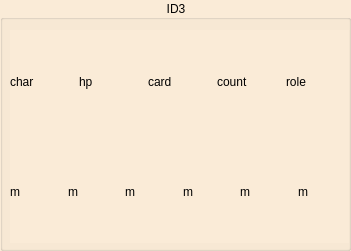
   <widget class="QGroupBox" name="gb3">
    <property name="geometry">
     <rect>
      <x>360</x>
      <y>0</y>
      <width>351</width>
      <height>251</height>
     </rect>
    </property>
    <property name="styleSheet">
     <string notr="true">background-color: #FAEBD7;</string>
    </property>
    <property name="title">
     <string>ID3</string>
    </property>
    <property name="alignment">
     <set>Qt::AlignCenter</set>
    </property>
    <widget class="QWidget" name="layoutWidget_3">
     <property name="geometry">
      <rect>
       <x>10</x>
       <y>30</y>
       <width>339</width>
       <height>213</height>
      </rect>
     </property>
     <layout class="QVBoxLayout" name="verticalLayout_2">
      <item>
       <layout class="QHBoxLayout" name="horizontalLayout_3">
        <item>
         <widget class="QLabel" name="char_3">
          <property name="sizePolicy">
           <sizepolicy hsizetype="Minimum" vsizetype="Minimum">
            <horstretch>0</horstretch>
            <verstretch>0</verstretch>
           </sizepolicy>
          </property>
          <property name="minimumSize">
           <size>
            <width>50</width>
            <height>100</height>
           </size>
          </property>
          <property name="text">
           <string>char</string>
          </property>
          <property name="scaledContents">
           <bool>true</bool>
          </property>
         </widget>
        </item>
        <item>
         <widget class="QLabel" name="hp_3">
          <property name="sizePolicy">
           <sizepolicy hsizetype="Minimum" vsizetype="Minimum">
            <horstretch>0</horstretch>
            <verstretch>0</verstretch>
           </sizepolicy>
          </property>
          <property name="minimumSize">
           <size>
            <width>50</width>
            <height>100</height>
           </size>
          </property>
          <property name="text">
           <string>hp</string>
          </property>
          <property name="scaledContents">
           <bool>true</bool>
          </property>
          <property name="alignment">
           <set>Qt::AlignLeading|Qt::AlignLeft|Qt::AlignVCenter</set>
          </property>
         </widget>
        </item>
        <item>
         <widget class="QLabel" name="card_3">
          <property name="sizePolicy">
           <sizepolicy hsizetype="Minimum" vsizetype="Minimum">
            <horstretch>0</horstretch>
            <verstretch>0</verstretch>
           </sizepolicy>
          </property>
          <property name="minimumSize">
           <size>
            <width>50</width>
            <height>100</height>
           </size>
          </property>
          <property name="styleSheet">
           <string notr="true"/>
          </property>
          <property name="text">
           <string>card</string>
          </property>
          <property name="scaledContents">
           <bool>true</bool>
          </property>
         </widget>
        </item>
        <item>
         <widget class="QLabel" name="count_3">
          <property name="sizePolicy">
           <sizepolicy hsizetype="Minimum" vsizetype="Minimum">
            <horstretch>0</horstretch>
            <verstretch>0</verstretch>
           </sizepolicy>
          </property>
          <property name="minimumSize">
           <size>
            <width>50</width>
            <height>100</height>
           </size>
          </property>
          <property name="text">
           <string>count</string>
          </property>
          <property name="scaledContents">
           <bool>true</bool>
          </property>
         </widget>
        </item>
        <item>
         <widget class="QLabel" name="role_3">
          <property name="sizePolicy">
           <sizepolicy hsizetype="Minimum" vsizetype="Minimum">
            <horstretch>0</horstretch>
            <verstretch>0</verstretch>
           </sizepolicy>
          </property>
          <property name="minimumSize">
           <size>
            <width>50</width>
            <height>100</height>
           </size>
          </property>
          <property name="text">
           <string>role</string>
          </property>
          <property name="scaledContents">
           <bool>true</bool>
          </property>
         </widget>
        </item>
       </layout>
      </item>
      <item>
       <layout class="QHBoxLayout" name="horizontalLayout_4">
        <item>
         <widget class="QLabel" name="m3_1">
          <property name="sizePolicy">
           <sizepolicy hsizetype="Minimum" vsizetype="Minimum">
            <horstretch>0</horstretch>
            <verstretch>0</verstretch>
           </sizepolicy>
          </property>
          <property name="minimumSize">
           <size>
            <width>50</width>
            <height>100</height>
           </size>
          </property>
          <property name="text">
           <string>m</string>
          </property>
          <property name="scaledContents">
           <bool>true</bool>
          </property>
         </widget>
        </item>
        <item>
         <widget class="QLabel" name="m3_2">
          <property name="sizePolicy">
           <sizepolicy hsizetype="Minimum" vsizetype="Minimum">
            <horstretch>0</horstretch>
            <verstretch>0</verstretch>
           </sizepolicy>
          </property>
          <property name="minimumSize">
           <size>
            <width>50</width>
            <height>100</height>
           </size>
          </property>
          <property name="text">
           <string>m</string>
          </property>
          <property name="scaledContents">
           <bool>true</bool>
          </property>
         </widget>
        </item>
        <item>
         <widget class="QLabel" name="m3_3">
          <property name="sizePolicy">
           <sizepolicy hsizetype="Minimum" vsizetype="Minimum">
            <horstretch>0</horstretch>
            <verstretch>0</verstretch>
           </sizepolicy>
          </property>
          <property name="minimumSize">
           <size>
            <width>50</width>
            <height>100</height>
           </size>
          </property>
          <property name="text">
           <string>m</string>
          </property>
          <property name="scaledContents">
           <bool>true</bool>
          </property>
         </widget>
        </item>
        <item>
         <widget class="QLabel" name="m3_4">
          <property name="sizePolicy">
           <sizepolicy hsizetype="Minimum" vsizetype="Minimum">
            <horstretch>0</horstretch>
            <verstretch>0</verstretch>
           </sizepolicy>
          </property>
          <property name="minimumSize">
           <size>
            <width>50</width>
            <height>100</height>
           </size>
          </property>
          <property name="text">
           <string>m</string>
          </property>
          <property name="scaledContents">
           <bool>true</bool>
          </property>
         </widget>
        </item>
        <item>
         <widget class="QLabel" name="m3_5">
          <property name="sizePolicy">
           <sizepolicy hsizetype="Minimum" vsizetype="Minimum">
            <horstretch>0</horstretch>
            <verstretch>0</verstretch>
           </sizepolicy>
          </property>
          <property name="minimumSize">
           <size>
            <width>50</width>
            <height>100</height>
           </size>
          </property>
          <property name="text">
           <string>m</string>
          </property>
          <property name="scaledContents">
           <bool>true</bool>
          </property>
         </widget>
        </item>
        <item>
         <widget class="QLabel" name="m3_6">
          <property name="sizePolicy">
           <sizepolicy hsizetype="Minimum" vsizetype="Minimum">
            <horstretch>0</horstretch>
            <verstretch>0</verstretch>
           </sizepolicy>
          </property>
          <property name="minimumSize">
           <size>
            <width>50</width>
            <height>100</height>
           </size>
          </property>
          <property name="text">
           <string>m</string>
          </property>
          <property name="scaledContents">
           <bool>true</bool>
          </property>
         </widget>
        </item>
       </layout>
      </item>
     </layout>
    </widget>
   </widget>
